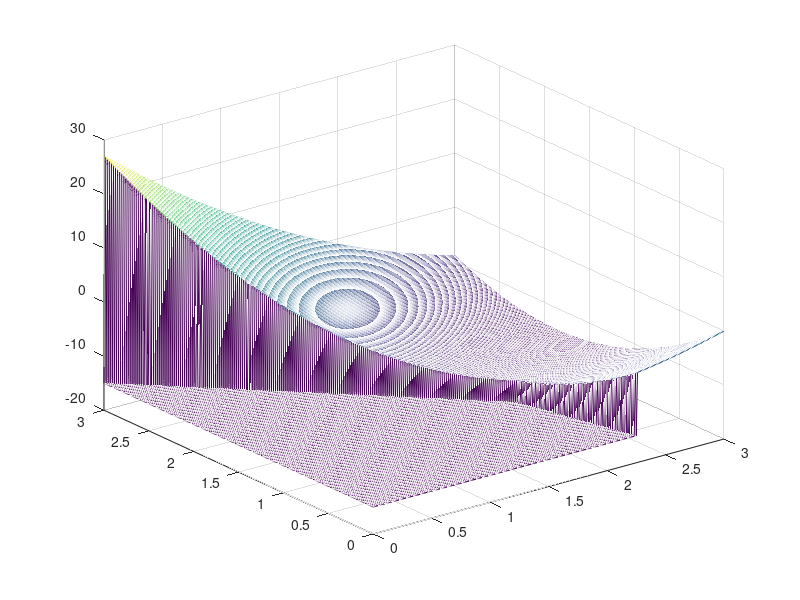

Write the MATLAB code that produced this figure.
h=[4,-4;-4,8];
f=[-6;-3];
a=[1,1;4,1];
b=[3;9];
[x,value]=quadprog(h,f,a,b,[],[],zeros(2,1));
fprintf('x1=%.4f\nx2=%.4f\nz=%.4f\n',x,value);
x1=0:0.01:3;x2=x1;
[x1,x2]=meshgrid(x1,x2);
f=2*x1.^2-4*x1.*x2+4*x2.^2-6*x1-3*x2;
f(x1+x2<=3 & 4*x1+x2<=9)=-15;
mesh(x1,x2,f);
